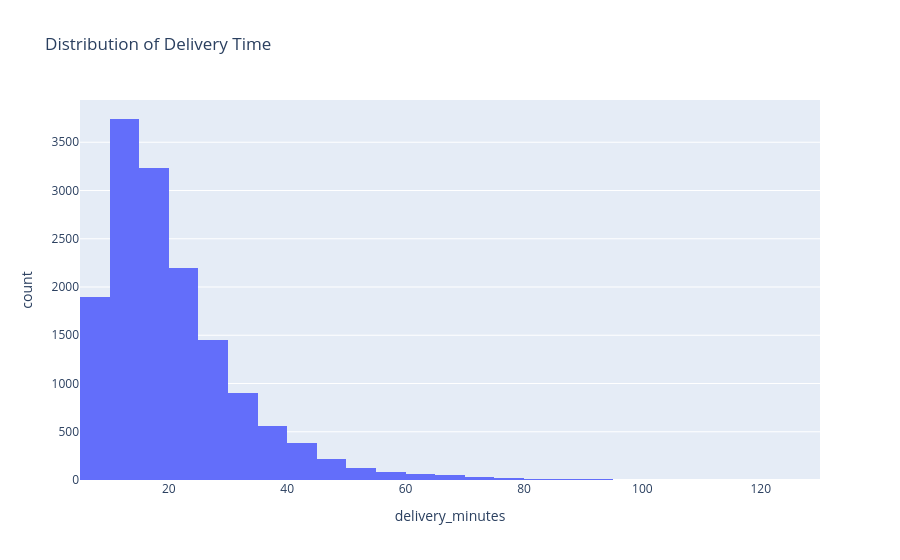

Notebook code cell kept with this figure:
### Code cell
import plotly.express as px

fig = px.histogram(
    orders,
    x='delivery_minutes',   # create this first
    nbins=30,
    title='Distribution of Delivery Time'
)

fig.show()

### Figure 1 — Plotly figure (JSON) as saved in the notebook; plotly's stock layout.template omitted (floating-point values rounded to 4 significant figures; data arrays with more than 128 entries replaced by an {"elided": "..."} marker saying what was removed)
{"data": [{"bingroup": "x", "hovertemplate": "delivery_minutes=%{x}<br>count=%{y}<extra></extra>", "legendgroup": "", "marker": {"color": "#636efa", "pattern": {"shape": ""}}, "name": "", "nbinsx": 30, "orientation": "v", "showlegend": false, "type": "histogram", "x": {"elided": "15000 float values"}, "xaxis": "x", "yaxis": "y"}], "layout": {"barmode": "relative", "legend": {"tracegroupgap": 0}, "title": {"text": "Distribution of Delivery Time"}, "xaxis": {"anchor": "y", "domain": [0, 1], "title": {"text": "delivery_minutes"}}, "yaxis": {"anchor": "x", "domain": [0, 1], "title": {"text": "count"}}}}
